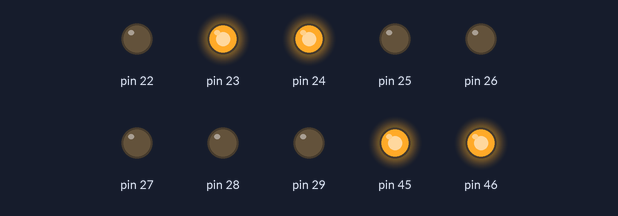
This sketch was run on a simulated Arduino Mega 2560, built with avr-gcc and run on an emulated ATmega2560. On the bench: output pins drawn as LEDs (lit = HIGH).

Above: at 0.5 s.
At 3.5 s:
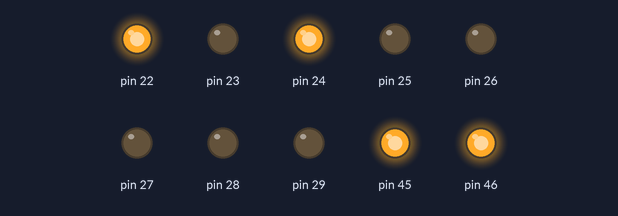
At 5.0 s:
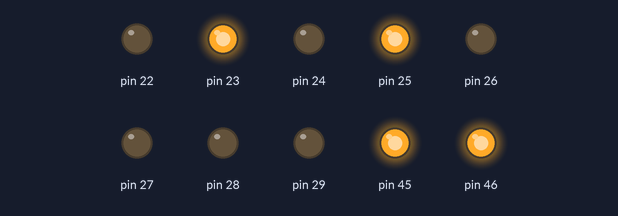
At 8.0 s:
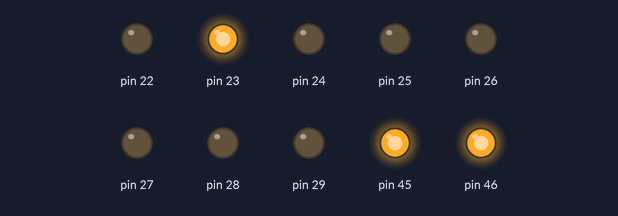
At 11.0 s:
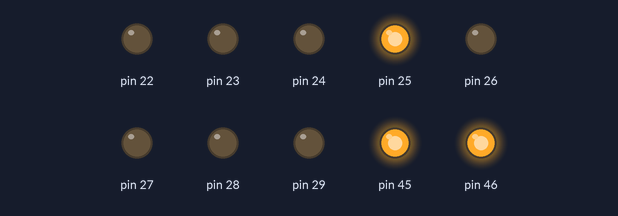
At 14.5 s:
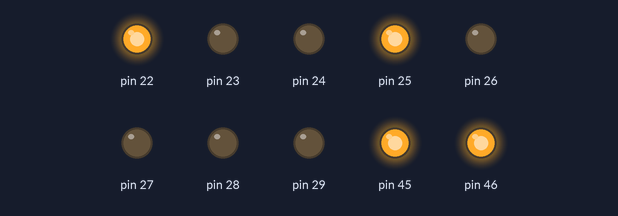
Timing chart, 0 to 16.3 s (numbered marks = the images above):
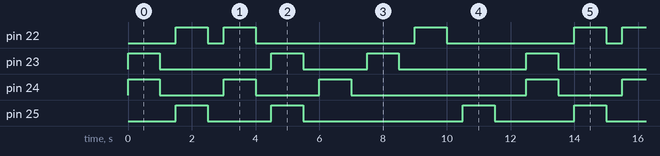

Measured:
- by itself, pin 22: repeats every 12.5 s: LOW 0.50 s, HIGH 1.0 s, LOW 5.0 s, HIGH 1.0 s, LOW 4.0 s, HIGH 1.0 s
- by itself, pin 23: repeats every 12.5 s: LOW 3.5 s, HIGH 1.0 s, LOW 2.0 s, HIGH 1.0 s, LOW 4.0 s, HIGH 1.0 s
- by itself, pin 24: repeats every 12.5 s: 2 × (LOW 2.0 s, HIGH 1.0 s), LOW 5.5 s, HIGH 1.0 s
- by itself, pin 25: repeats every 12.5 s: LOW 2.0 s, HIGH 1.0 s, LOW 5.0 s, HIGH 1.0 s, LOW 2.5 s, HIGH 1.0 s

The sketch:

motor.ino
```cpp
void motion_pin_config (void)
{
 DDRA = DDRA | 0x0F; //set direction of the PORTA 3 to PORTA 0 pins as output
 PORTA = PORTA & 0xF0; // set initial value of the PORTA 3 to PORTA 0 pins to logic 0
 DDRL = DDRL | 0x18;   //Setting PL3 and PL4 pins as output for PWM generation
 PORTL = PORTL | 0x18; //PL3 and PL4 pins are for velocity control using PWM
}

//Function to initialize ports
void port_init()
{
 motion_pin_config();
}


//Function used for setting motor's direction
void motion_set (unsigned char Direction)
{
 unsigned char PortARestore = 0;

 Direction &= 0x0F;       // removing upper nibbel as it is not needed
 PortARestore = PORTA;      // reading the PORTA's original status
 PortARestore &= 0xF0;      // setting lower direction nibbel to 0
 PortARestore |= Direction;   // adding lower nibbel for direction command and restoring the PORTA status
 PORTA = PortARestore;      // setting the command to the port
}


void forward (void) //both wheels forward
{
  motion_set(0x06);
}

void back (void) //both wheels backward
{
  motion_set(0x09);
}

void left (void) //Left wheel backward, Right wheel forward
{
  motion_set(0x05);
}

void right (void) //Left wheel forward, Right wheel backward
{
  motion_set(0x0A);
}

void soft_left (void) //Left wheel stationary, Right wheel forward
{
 motion_set(0x04);
}

void soft_right (void) //Left wheel forward, Right wheel is stationary
{
 motion_set(0x02);
}

void soft_left_2 (void) //Left wheel backward, right wheel stationary
{
 motion_set(0x01);
}

void soft_right_2 (void) //Left wheel stationary, Right wheel backward
{
 motion_set(0x08);
}

void stop (void) //hard stop
{
  motion_set(0x00);
}

void init_devices (void)
{
 cli(); //Clears the global interrupts
 port_init();
 sei(); //Enables the global interrupts
}

void setup() {
  init_devices();
 pinMode(22,OUTPUT);
 pinMode(23,OUTPUT);
 pinMode(25,OUTPUT);
 pinMode(24,OUTPUT);
 pinMode(26,OUTPUT);
 pinMode(28,OUTPUT);
 pinMode(27,OUTPUT);
 pinMode(29,OUTPUT);
  // put your setup code here, to run once:

}

void loop() {

  forward(); //both wheels forward
    _delay_ms(1000);

    stop();
    _delay_ms(500);

    back(); //bpth wheels backward
    _delay_ms(1000);

    stop();
    _delay_ms(500);

    left(); //Left wheel backward, Right wheel forward
    _delay_ms(1000);

    stop();
    _delay_ms(500);

    right(); //Left wheel forward, Right wheel backward
    _delay_ms(1000);

    stop();
    _delay_ms(500);

    soft_left(); //Left wheel stationary, Right wheel forward
    _delay_ms(1000);

    stop();
    _delay_ms(500);

    soft_right(); //Left wheel forward, Right wheel is stationary
    _delay_ms(1000);

    stop();
    _delay_ms(500);

    soft_left_2(); //Left wheel backward, right wheel stationary
    _delay_ms(1000);

    stop();
    _delay_ms(500);

    soft_right_2(); //Left wheel stationary, Right wheel backward
    _delay_ms(1000);

    stop();
    _delay_ms(1000);
  // put your main code here, to run repeatedly:

}
```
